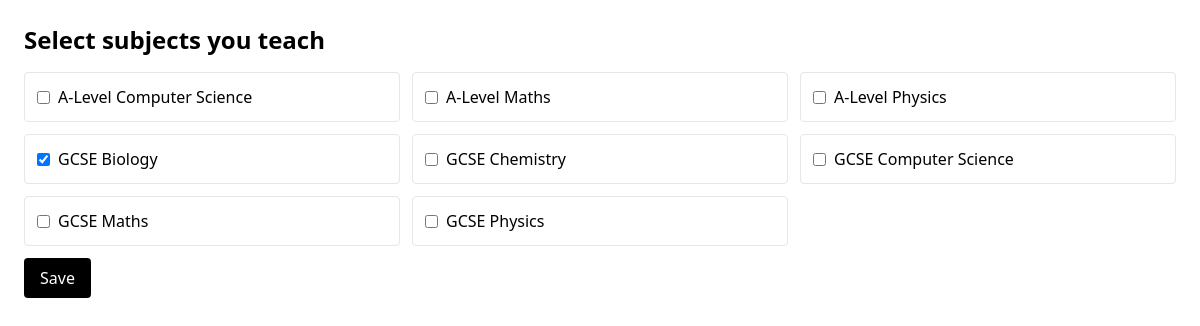
Page /teacher/subjects/ (signed in) on the committed database.
### subjects/models.py (models this page shows, shortened)
class Subject(models.Model):
    code = models.CharField(max_length=20, unique=True)   # e.g. "GCSE-BIO"
    name = models.CharField(max_length=100)               # e.g. "GCSE Biology"

### core/views.py (the view)
# urls.py: path('teacher/subjects/', views.teacher_subjects, name='teacher_subjects'),
@login_required
def teacher_subjects(request):
    if not (is_teacher(request.user) or request.user.is_staff):
        return HttpResponseForbidden("Not allowed")
    all_subjects = Subject.objects.all().order_by('name')
    if request.method == 'POST':
        TeacherSubject.objects.filter(teacher=request.user).delete()
        for sid in request.POST.getlist('subjects'):
            TeacherSubject.objects.create(teacher=request.user, subject_id=sid)
        return redirect('teacher_dashboard')
    chosen_ids = set(TeacherSubject.objects.filter(teacher=request.user).values_list('subject_id', flat=True))
    return render(request, 'core/teacher_subjects.html', {
        'subjects': all_subjects, 'chosen_ids': chosen_ids
    })

### core/views.py (called while the page is built)
def is_teacher(user):
    return user.groups.filter(name="teacher").exists()

### templates/core/teacher_subjects.html (shortened to what this page needs)
<!DOCTYPE html>
<html>
<head><meta charset="utf-8"><title>Teacher Subjects</title>
<script src="https://cdn.tailwindcss.com"></script></head>
<body class="p-6">
  <h1 class="text-2xl font-semibold mb-4">Select subjects you teach</h1>
  <form method="post" class="space-y-3">
    <div class="grid grid-cols-1 md:grid-cols-2 lg:grid-cols-3 gap-3">
      {% for s in subjects %}
        <label class="border rounded p-3 flex gap-2 items-center">
          <input type="checkbox" name="subjects" value="{{ s.id }}" {% if s.id in chosen_ids %}checked{% endif %}>
          <span>{{ s.name }}</span>
        </label>
      {% endfor %}
    </div>
    <button class="px-4 py-2 rounded bg-black text-white">Save</button>
  </form>
</body>
</html>

### rows in the picture
Subject: name "A-Level Computer Science"
Subject: name "A-Level Maths"
Subject: name "A-Level Physics"
Subject: subjects "☑", name "GCSE Biology"
Subject: name "GCSE Chemistry"
Subject: name "GCSE Computer Science"
Subject: name "GCSE Maths"
Subject: name "GCSE Physics"
